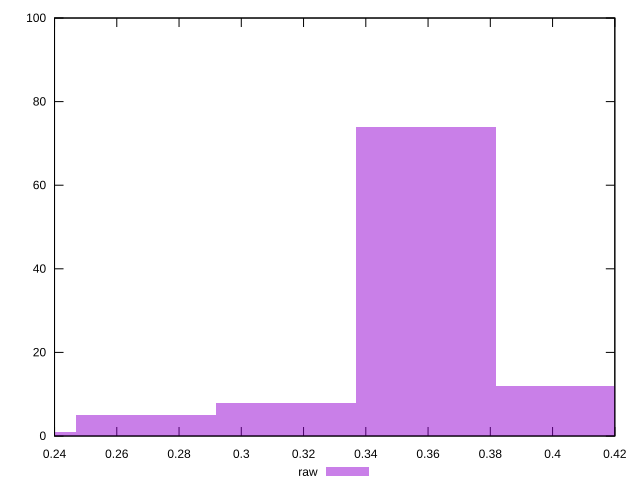

Generate this figure with gnuplot:
reset

$raw <<EOF
0.2245422534275648 1
0.35926760548410364 74
0.2694507041130777 5
0.31435915479859067 8
0.4041760561696166 12
EOF

set key outside below
set boxwidth 0.044908450685512954
set xrange [0.24:0.42]
set yrange [0:100]
set trange [0:100]
set style fill transparent solid 0.5 noborder
set terminal svg size 640, 490 enhanced background rgb 'white'
set output "report_00009_2021-02-08T22-37-41.559Z/meta/score/samples/pages+cached/raw/histogram.svg"

plot $raw title "raw" with boxes

reset
